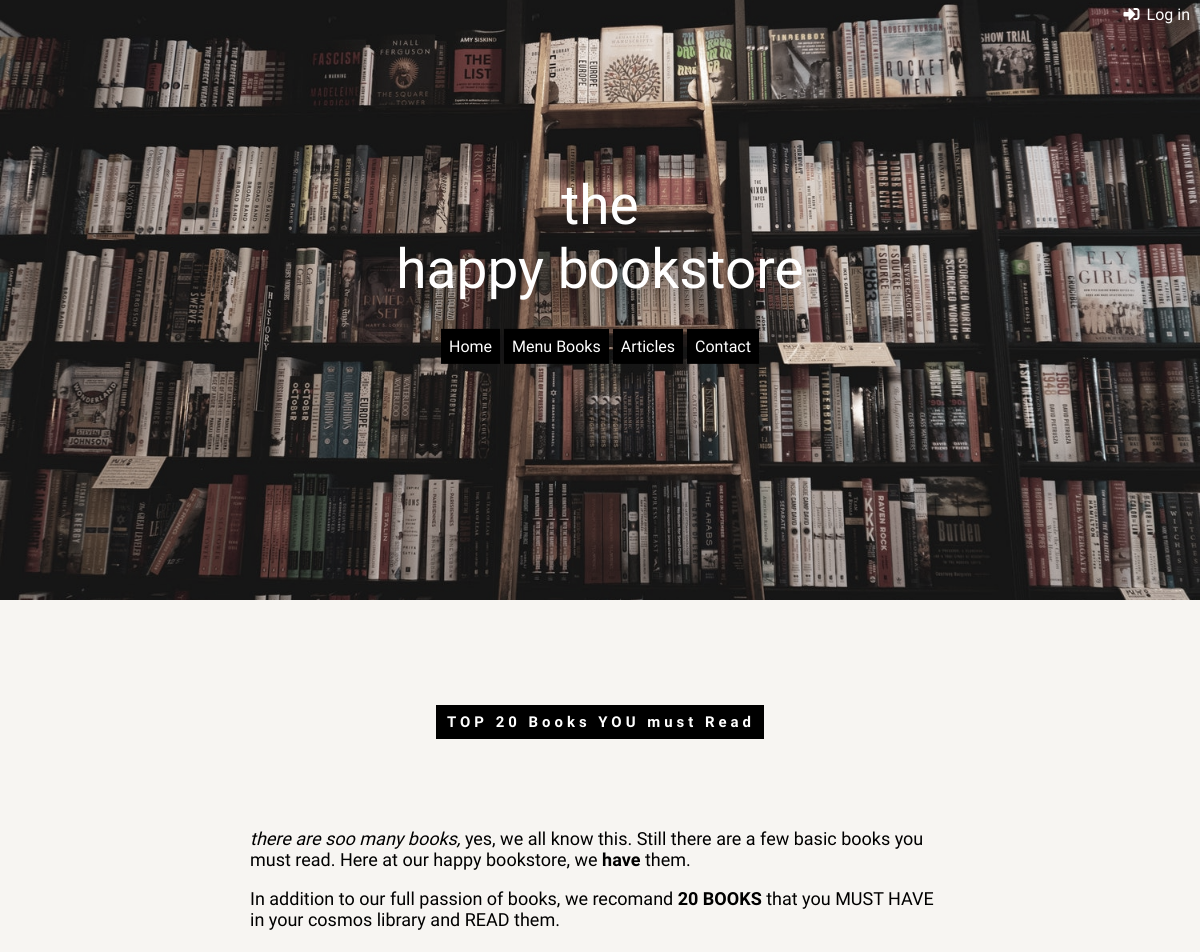
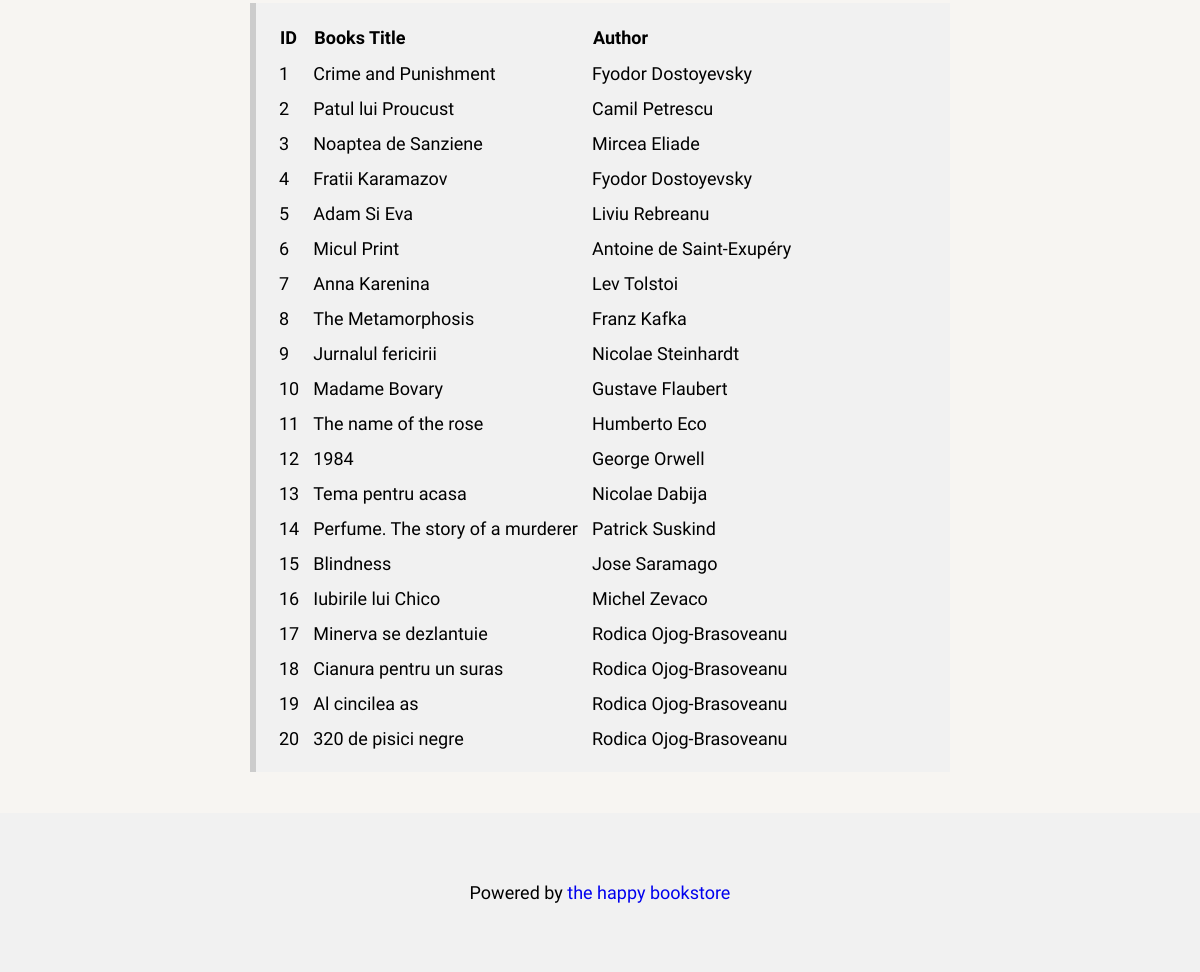
The page /books.php on the database its author committed (2 pictures, top to bottom).
### tables this page shows
CREATE TABLE `book` (
  `id_book` int(11) NOT NULL,
  `bookName` varchar(100) NOT NULL,
  `bookAuthor` varchar(100) NOT NULL
);

### books.php (the view, shortened to what this page needs)
<?php
require_once "db_connection.php";
?>
<!DOCTYPE html>
<html>
<head>
    <link rel="stylesheet" href="https://use.fontawesome.com/releases/v5.8.1/css/all.css">
    <link rel="stylesheet" href="style.css">
</head>
<body>
<header class="bgimg" id="home">
<div>
      <a href='login.php' target ="_blank" id = "log"> Log in</a>
      <i class="fas fa-sign-in-alt"></i>
</div>
  <div class="title-content">
    <span class="title" style="font-size:55px">the<br>happy bookstore</span>
    <div class="padding">
      <div class="meniu">
          <a href="index.php" class="home">Home</a>
          <a href="books.php" class="home">Menu Books</a>
          <a href="articles.php" class="home">Articles</a>
          <a href="contact.php" class="home">Contact</a>
      </div>
   </div>
  </div>
</header>
<div class="all-page">
    <div class="container">
        <div style="max-width:700px">
            <h5 class="about1"><span class="about2">TOP 20 Books YOU must Read</span></h5>
            <p><i>there are soo many books, </i>yes, we all know this. Still there are a few basic books you must read. Here at our happy bookstore, we <b>have</b> them.</p>
            <p>In addition to our full passion of books, we recomand <b>20 BOOKS</b> that you MUST HAVE in your cosmos library and READ them.</p>
            <div class="qoute">
                <table class="table">
                    <thead>
                        <tr>
                            <th>ID</th>
                            <th >Books Title</th>
                            <th>Author</th>
                        </tr>
                    </thead>
                    <tbody>
                    <?php
                    mysqli_select_db($conn,"thehappybookstore");
                    $books = mysqli_query($conn, "SELECT * FROM book");
                    while($row =mysqli_fetch_array($books))
                    {
                    ?>
                        <tr>
                            <td><?php echo $row['id_book']?></td>
                            <td><?php echo $row['bookName']?></td>
                            <td><?php echo $row['bookAuthor']?></td>
                        </tr>
            <?php } ?>
                    </tbody>
                </table>
			</div>
        </div>
    </div>
</div>
<footer class="footer">
  <p>Powered by <a href="index.php" title="the happy bookstore" target="_blank" class="footer-text">the happy bookstore</a></p>
</footer>
</body>
</html>

### style.css (style rules this page uses)
body, html { height: 100%; font-family: "Inconsolata", sans-serif; margin:0; }
.bgimg { background-position: center; background-size: cover; background-image: url("./biblioteca.jpg"); min-height: 75%; filter: grayscale(50%); display: block; }
.title { color: #fff; font-family: "Inconsolata", sans-serif; }
.title-content { position: absolute; top: 50%; left: 50%; transform: translate(-50%,-50%); text-align: center; }
.about2 { background-color: #000; color: #fff; display: inline-block; padding-left: 11px; padding-right: 9px; text-align: center; letter-spacing: 4px; padding-top: 8px; padding-bottom: 8px; }
.about1 { text-align: center; padding-top: 64px; padding-bottom: 64px; font-family: "Inconsolata", sans-serif; }
.container { max-width: 700px; margin-left: auto; margin-right: auto; padding:16px; }
.all-page { color: #000; background-color: #fdf5e6; font-size: 18px; filter: grayscale(75%); }
.qoute { color: #000; background-color: #f1f1f1; border-left: 6px solid #ccc; margin-top: 25px; margin-bottom: 25px; padding:8px; }
.footer-text { cursor: pointer; text-decoration: underline; text-decoration-line: none; }
.footer { display: block; text-align: center; padding-top: 48px; padding-bottom: 48px; color: #000; background-color: #f1f1f1; line-height: 1.5; font-family: "Inconsolata", sans-serif; font-size: 18px; }
.padding { padding-bottom: 32px; padding-left: 32px; padding-right: 32px; text-align: center; position: relative; }
.meniu { display: inline-block; width: auto; overflow: hidden; text-align: center; padding-left: 20px; padding-bottom: 35px; padding-top: 35px; padding-right: 20px; }
.home { white-space: normal; vertical-align: middle; text-decoration: none; color:white; background-color: black; text-align: center; cursor: pointer; padding: 8px; overflow: hidden; }
.table { padding: 8px 8px; display: table-cell; text-align: left; vertical-align: top; border-collapse: collapse; }
th { font-weight: bold; padding: 8px 8px; display: table-cell; text-align: left; vertical-align: top; }
td { padding: 7px 7px; display: table-cell; text-align: left; text-align: wrap; }
tr { display: table-row; vertical-align: inherit; border-color: inherit; }
.fa-sign-in-alt { margin-left: 10px; color:white; float:right; margin-top:6px; margin-right:6px; }
a#log { float:right; margin-left:1px; color:white; margin-top:5px; }
#log { margin-top:10px; margin-right:10px; text-decoration: none; }

### rows shown on the page
book: id_book "1", bookName "Crime and Punishment", bookAuthor "Fyodor Dostoyevsky"
book: id_book "2", bookName "Patul lui Proucust", bookAuthor "Camil Petrescu"
book: id_book "3", bookName "Noaptea de Sanziene", bookAuthor "Mircea Eliade"
book: id_book "4", bookName "Fratii Karamazov", bookAuthor "Fyodor Dostoyevsky"
book: id_book "5", bookName "Adam Si Eva", bookAuthor "Liviu Rebreanu"
book: id_book "6", bookName "Micul Print", bookAuthor "Antoine de Saint-Exupéry"
book: id_book "7", bookName "Anna Karenina", bookAuthor "Lev Tolstoi"
book: id_book "8", bookName "The Metamorphosis", bookAuthor "Franz Kafka"
book: id_book "9", bookName "Jurnalul fericirii", bookAuthor "Nicolae Steinhardt"
book: id_book "10", bookName "Madame Bovary", bookAuthor "Gustave Flaubert"
book: id_book "11", bookName "The name of the rose", bookAuthor "Humberto Eco"
book: id_book "12", bookName "1984", bookAuthor "George Orwell"
book: id_book "13", bookName "Tema pentru acasa", bookAuthor "Nicolae Dabija"
book: id_book "14", bookName "Perfume. The story of a murderer", bookAuthor "Patrick Suskind"
book: id_book "15", bookName "Blindness", bookAuthor "Jose Saramago"
book: id_book "16", bookName "Iubirile lui Chico", bookAuthor "Michel Zevaco"
book: id_book "17", bookName "Minerva se dezlantuie", bookAuthor "Rodica Ojog-Brasoveanu"
book: id_book "18", bookName "Cianura pentru un suras", bookAuthor "Rodica Ojog-Brasoveanu"
book: id_book "19", bookName "Al cincilea as", bookAuthor "Rodica Ojog-Brasoveanu"
book: id_book "20", bookName "320 de pisici negre", bookAuthor "Rodica Ojog-Brasoveanu"
